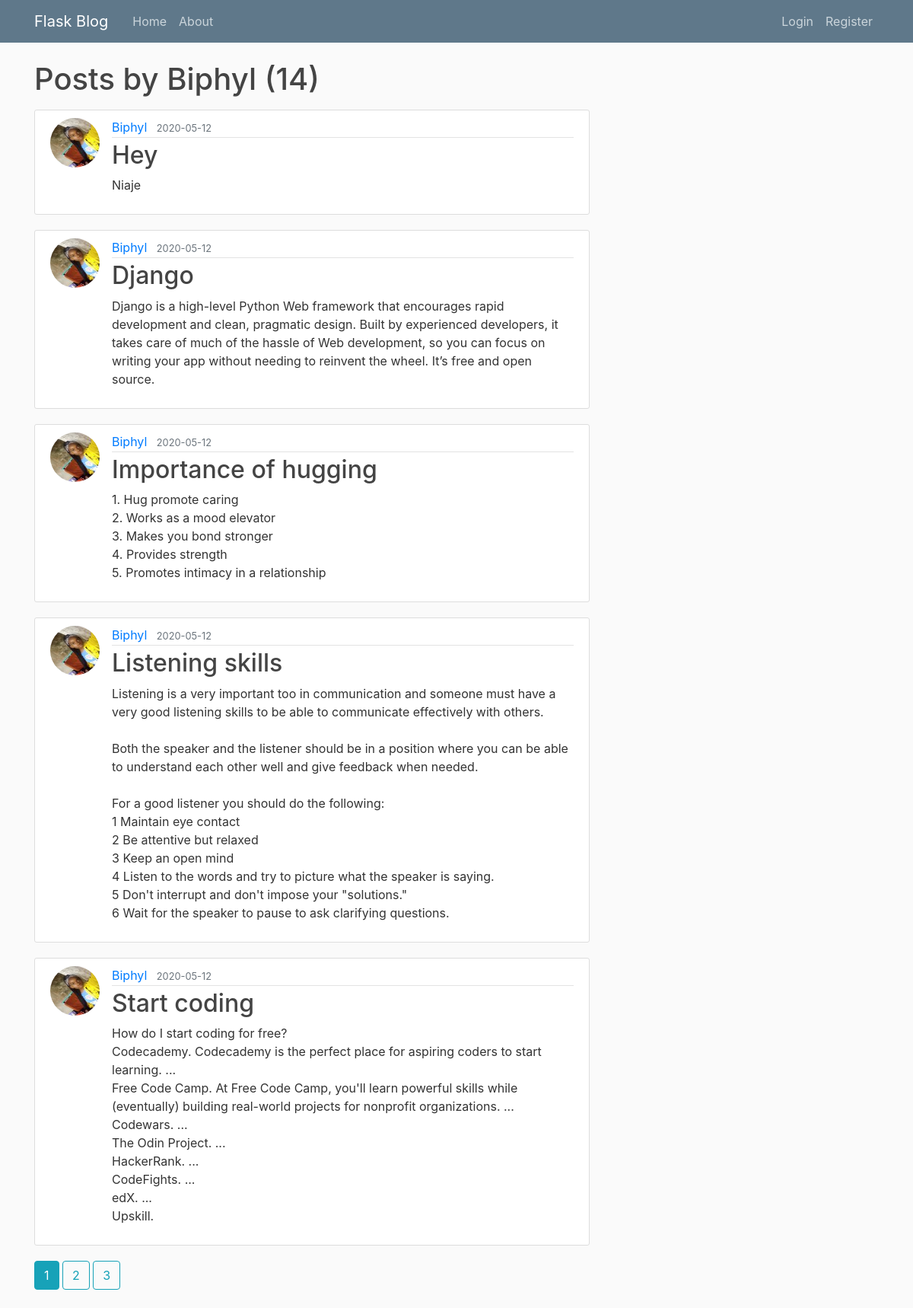
The app's page /user/Biphyl with its own data.
### blog/models.py (models this page shows, shortened)
class User(db.Model, UserMixin):
    id = db.Column(db.Integer, primary_key=True)
    username = db.Column(db.String(20), unique=True, nullable=False)
    email = db.Column(db.String(120), unique=True, nullable=False)
    image_file = db.Column(db.String(20), nullable=False, default='default.jpg')
    password = db.Column(db.String(60), nullable=False)
    posts = db.relationship('Post', backref='author', lazy=True)

class Post(db.Model):
    id = db.Column(db.Integer, primary_key=True)
    title = db.Column(db.String(100), nullable=False)
    date_posted = db.Column(db.DateTime, nullable=False, default=datetime.utcnow)
    content = db.Column(db.Text, nullable=False)
    user_id = db.Column(db.Integer, db.ForeignKey('user.id'), nullable=False)

### blog/users/routes.py (the view)
@users.route("/user/<string:username>")
def user_posts(username):
    page = request.args.get('page', 1, type=int)
    user = User.query.filter_by(username=username).first_or_404()
    posts = Post.query.filter_by(author=user)\
        .order_by(Post.date_posted.desc())\
        .paginate(page=page, per_page=5)
    return render_template('user_posts.html', posts=posts, user=user)

### blog/templates/user_posts.html
{% extends "layout.html" %}
{% block content %}
    <h1 class="mb-3">Posts by {{ user.username }} ({{ posts.total }})</h1>
    {% for post in posts.items %}
        <article class="media content-section">
          <img class="rounded-circle article-img" src="{{ url_for('static', filename='profile_pics/' + post.author.image_file) }}">
          <div class="media-body">
            <div class="article-metadata">
              <a class="mr-2" href="{{ url_for('users.user_posts', username=post.author.username) }}">{{ post.author.username }}</a>
              <small class="text-muted">{{ post.date_posted.strftime('%Y-%m-%d') }}</small>
            </div>
            <h2><a class="article-title" href="{{ url_for('posts.post', post_id=post.id) }}">{{ post.title }}</a></h2>
            <p class="article-content">{{ post.content }}</p>
          </div>
        </article>
    {% endfor %}
    {% for page_num in posts.iter_pages(left_edge=1, right_edge=1, left_current=1, right_current=2) %}
      {% if page_num %}
        {% if posts.page == page_num %}
          <a class="btn btn-info mb-4" href="{{ url_for('users.user_posts', username=user.username, page=page_num) }}">{{ page_num }}</a>
        {% else %}
          <a class="btn btn-outline-info mb-4" href="{{ url_for('users.user_posts', username=user.username, page=page_num) }}">{{ page_num }}</a>
        {% endif %}
      {% else %}
        ...
      {% endif %}
    {% endfor %}
{% endblock content %}

### blog/static/main.css (style rules this page uses)
body { background: #fafafa; color: #333333; margin-top: 5rem; }
h1, h2, h3, h4, h5, h6 { color: #444444; }
.content-section { background: #ffffff; padding: 10px 20px; border: 1px solid #dddddd; border-radius: 3px; margin-bottom: 20px; }
.article-title { color: #444444; }
.article-content { white-space: pre-line; }
.article-img { height: 65px; width: 65px; margin-right: 16px; }
.article-metadata { padding-bottom: 1px; margin-bottom: 4px; border-bottom: 1px solid #e3e3e3 }

### records on screen
User: username "Biphyl"
Post: image_file (picture), author.username "Biphyl", date_posted "2020-05-12", title "Hey", content "Niaje"
Post: image_file (picture), author.username "Biphyl", date_posted "2020-05-12", title "Django", content "Django is a high-level Python Web framework that encourages rapid development and clean, pragmatic design. Built by experienced developers, it takes care of much of the hassle of Web development, so you can focus on writing your app without needing to reinvent the wheel. It’s free and open source."
Post: image_file (picture), author.username "Biphyl", date_posted "2020-05-12", title "Importance of hugging", content "1. Hug promote caring 2. Works as a mood elevator 3. Makes you bond stronger 4. Provides strength 5. Promotes intimacy in a relationship"
Post: image_file (picture), author.username "Biphyl", date_posted "2020-05-12", title "Listening skills", content "Listening is a very important too in communication and someone must have a very good listening skills to be able to communicate effectively with others. Both the speaker and the listener should be in a position where you can be able to understand each other well and give feedback when needed. For a good listener you should do the following: 1 Maintain eye contact 2 Be attentive but relaxed 3 Keep an open mind 4 Listen to the words and try to picture what the speaker is saying. 5 Don't interrupt and don't impose your \"solutions.\" 6 Wait for the speaker to pause to ask clarifying questions."
Post: image_file (picture), author.username "Biphyl", date_posted "2020-05-12", title "Start coding", content "How do I start coding for free? Codecademy. Codecademy is the perfect place for aspiring coders to start learning. ... Free Code Camp. At Free Code Camp, you'll learn powerful skills while (eventually) building real-world projects for nonprofit organizations. ... Codewars. ... The Odin Project. ... HackerRank. ... CodeFights. ... edX. ... Upskill."

### other values on screen
{{ posts.total }} "14"
{{ page_num }} "1"
{{ page_num }} "2" "3"
